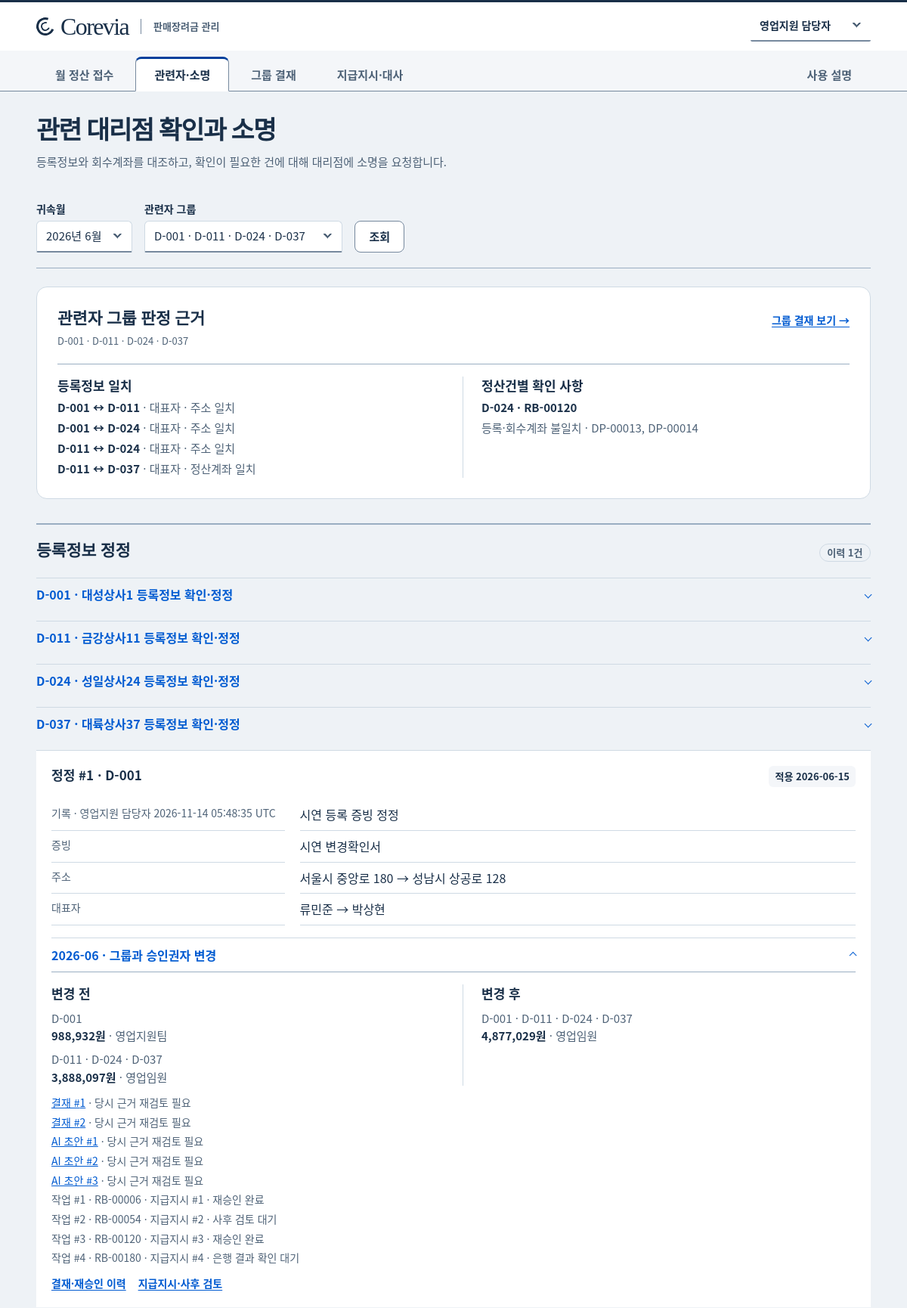
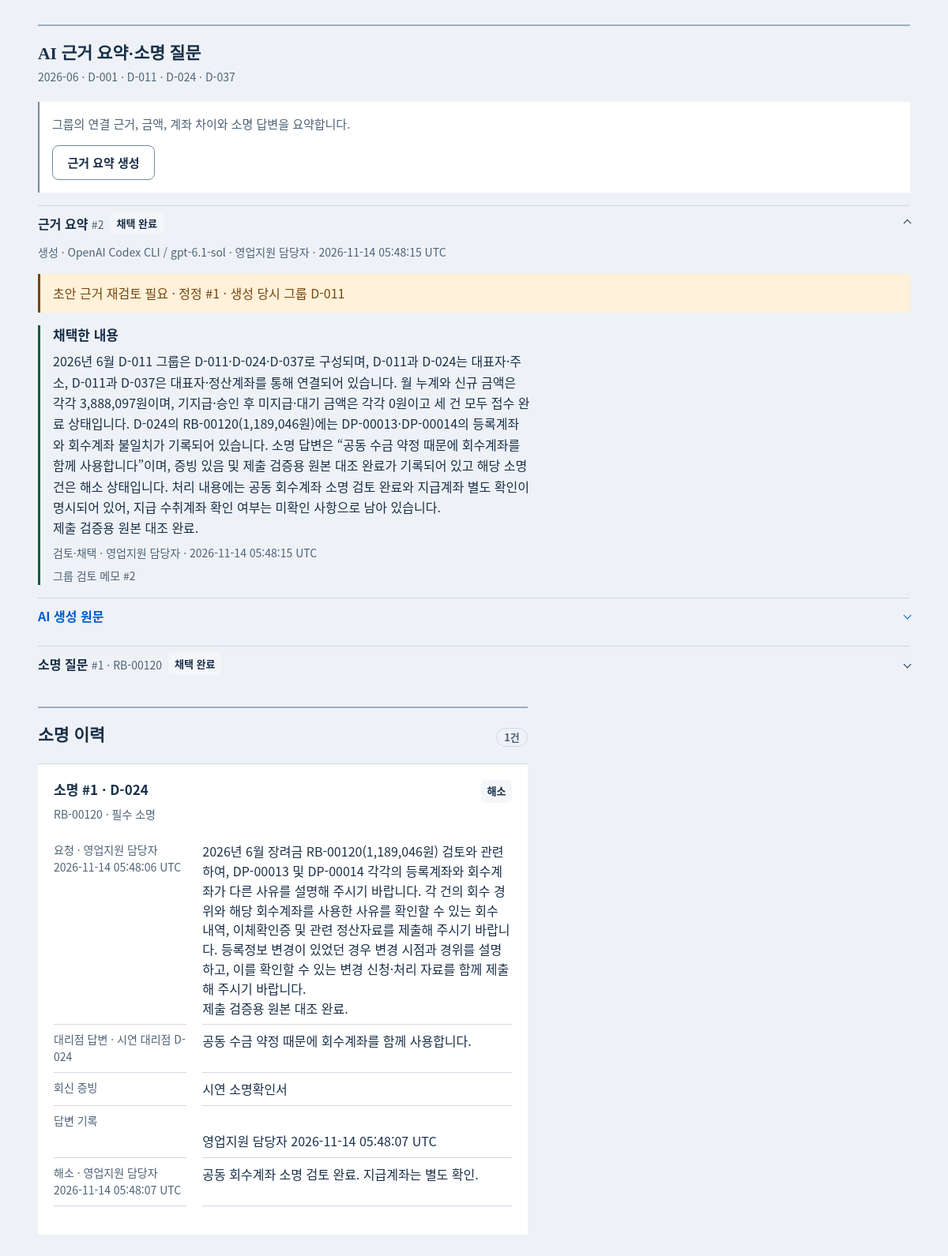
The app's page /cases with its own data (2 pictures, top to bottom).
### tables this page shows
CREATE TABLE agencies (
    agency_id TEXT PRIMARY KEY, agency_name TEXT NOT NULL,
    representative_name TEXT NOT NULL, business_reg_no TEXT NOT NULL,
    address TEXT NOT NULL, bank_account_no TEXT NOT NULL,
    rebate_eligible INTEGER NOT NULL CHECK (rebate_eligible IN (0, 1)),
    registered_date TEXT NOT NULL
);

CREATE TABLE rebates (
    rebate_id TEXT PRIMARY KEY, agency_id TEXT NOT NULL, period_ym TEXT NOT NULL,
    sales_performance_krw INTEGER NOT NULL, rebate_amount_krw INTEGER NOT NULL,
    approval_status TEXT NOT NULL, approver TEXT NOT NULL, payment_date TEXT NOT NULL,
    intake_at TEXT
);

CREATE TABLE agency_corrections (
    correction_id INTEGER PRIMARY KEY,
    agency_id TEXT NOT NULL REFERENCES agencies,
    effective_date TEXT NOT NULL,
    before_json TEXT NOT NULL, after_json TEXT NOT NULL,
    reason TEXT NOT NULL, evidence TEXT NOT NULL, created_by TEXT NOT NULL,
    created_at TEXT NOT NULL DEFAULT (strftime('%Y-%m-%dT%H:%M:%fZ','now'))
);

CREATE TABLE correction_impacts (
    correction_id INTEGER NOT NULL REFERENCES agency_corrections, period_ym TEXT NOT NULL,
    before_json TEXT NOT NULL, after_json TEXT NOT NULL, changed_json TEXT NOT NULL,
    PRIMARY KEY(correction_id,period_ym)
);

CREATE TABLE approvals (
    approval_id INTEGER PRIMARY KEY, period_ym TEXT NOT NULL, group_id TEXT NOT NULL,
    version INTEGER NOT NULL, previous_id INTEGER REFERENCES approvals,
    status TEXT NOT NULL, authority TEXT NOT NULL, monthly_total INTEGER NOT NULL,
    new_amount INTEGER NOT NULL, snapshot TEXT NOT NULL, decision_snapshot TEXT,
    note TEXT NOT NULL, submitted_by TEXT NOT NULL, submitted_at TEXT NOT NULL DEFAULT CURRENT_TIMESTAMP,
    decided_by TEXT, decided_role TEXT, decided_at TEXT, reason TEXT,
    UNIQUE(period_ym,group_id,version)
);

CREATE TABLE correction_flags (
    correction_id INTEGER NOT NULL REFERENCES agency_corrections,
    target_kind TEXT NOT NULL CHECK(target_kind IN ('approval','draft')),
    target_id INTEGER NOT NULL, period_ym TEXT NOT NULL,
    PRIMARY KEY(correction_id,target_kind,target_id)
);

CREATE TABLE correction_tasks (
    task_id INTEGER PRIMARY KEY, correction_id INTEGER NOT NULL REFERENCES agency_corrections,
    period_ym TEXT NOT NULL, group_id TEXT NOT NULL, rebate_id TEXT NOT NULL REFERENCES rebates,
    instruction_id INTEGER REFERENCES payment_instructions, attempt_id TEXT REFERENCES mock_payment_attempts,
    kind TEXT NOT NULL
        CHECK(kind IN ('reapproval','bank_check','post_review')),
    status TEXT NOT NULL DEFAULT 'open' CHECK(status IN ('open','done')),
    created_at TEXT NOT NULL DEFAULT (strftime('%Y-%m-%dT%H:%M:%fZ','now')),
    resolved_by TEXT, resolved_at TEXT, resolution TEXT, reapproval_id INTEGER REFERENCES approvals
);

CREATE TABLE ai_drafts (
    draft_id INTEGER PRIMARY KEY,
    period_ym TEXT NOT NULL, group_id TEXT NOT NULL,
    kind TEXT NOT NULL CHECK(kind IN ('summary','question','proposal')),
    rebate_id TEXT REFERENCES rebates, previous_id INTEGER REFERENCES approvals,
    evidence_json TEXT NOT NULL, original_text TEXT NOT NULL,
    provider TEXT NOT NULL, model TEXT NOT NULL, request_id TEXT,
    created_by TEXT NOT NULL, created_at TEXT NOT NULL DEFAULT CURRENT_TIMESTAMP,
    adopted_text TEXT, adopted_by TEXT, adopted_at TEXT,
    case_id INTEGER UNIQUE REFERENCES explanations, approval_id INTEGER UNIQUE REFERENCES approvals
);

CREATE TABLE explanations (
    case_id INTEGER PRIMARY KEY, rebate_id TEXT NOT NULL REFERENCES rebates,
    group_id TEXT NOT NULL, question TEXT NOT NULL, required INTEGER NOT NULL CHECK (required IN (0,1)),
    due_date TEXT NOT NULL, status TEXT NOT NULL DEFAULT '요청',
    requested_by TEXT NOT NULL, requested_at TEXT NOT NULL DEFAULT CURRENT_TIMESTAMP,
    respondent TEXT, answer TEXT, evidence TEXT, replied_by TEXT, replied_at TEXT,
    resolution TEXT, resolved_by TEXT, resolved_at TEXT
);

### app.py (the view)
    @app.get("/cases")
    def cases():
        return page("cases", request.args.get("month"), request.args.get("group"))

### templates/cases.html (shortened to what this page needs)
{% extends "work_base.html" %}
{% set section = 'cases' %}
{% set title = '관련자·소명' %}
{% from 'work_forms.html' import money, selector, fields, feedback_box, role_label, time with context %}
{% block body %}
<section class="intro" aria-labelledby="page-title">
  <hgroup>
    <h1 id="page-title">관련 대리점 확인과 소명</h1>
    <p>등록정보와 회수계좌를 대조하고, 확인이 필요한 건에 대해 대리점에 소명을 요청합니다.</p>
  </hgroup>
</section>
{{ selector(section) }}
{% set team = actor.role in ('staff','lead') %}
{% set chosen = overview.groups|selectattr('group_id','equalto',selected_group)|first if overview else none %}
{% if chosen %}
{% set lines = overview.rows|selectattr('group_id','equalto',selected_group)|list %}
{% set recheck_ids = correction_tasks|selectattr('kind','equalto','reapproval')|selectattr('status','equalto','open')|map(attribute='rebate_id')|list %}
{% set requestable = (lines|selectattr('intake_at')|rejectattr('bucket','in',('paid_amount','approved_amount'))|list) + (lines|selectattr('rebate_id','in',recheck_ids)|list) %}
{% set group_cases = cases|selectattr('agency_id','in',chosen.members)|list %}
<section class="work-card group-evidence">
  <div class="work-heading"><div><h2>관련자 그룹 판정 근거</h2><p class="identifiers">{{ chosen.members|join(' · ') }}</p></div>
    <a class="work-link" href="{{ url_for('approvals', month=month, group=selected_group) }}">그룹 결재 보기 →</a></div>
  <div class="group-meta">
    <div><h3>등록정보 일치</h3>
      {% for edge in chosen.edges %}<p><b>{{ edge.left }} ↔ {{ edge.right }}</b> · {{ edge['keys']|join(' · ') }} 일치</p>
      {% else %}<p>일치 기준을 충족하는 다른 대리점이 없는 단독 그룹입니다.</p>{% endfor %}
    </div>
    <div><h3>정산건별 확인 사항</h3>
      {% for line in lines if line.notes %}<p><b>{{ line.agency_id }} · {{ line.rebate_id }}</b></p>
        {% for note in line.notes %}<p>{{ note }}</p>{% endfor %}
      {% else %}<p>원본 대조에서 표시된 확인 사항이 없습니다.</p>{% endfor %}
    </div>
  </div>
</section>
{% include 'correction_history.html' %}
{% include 'ai_drafts.html' %}
<div class="work-grid">
  <section class="work-card">
    <div class="work-heading"><h2>소명 이력</h2><span class="count">{{ group_cases|length }}건</span></div>
    {% for case in group_cases %}
    <article class="history-item" id="case-{{ case.case_id }}">
      <div class="item-heading"><h3>소명 #{{ case.case_id }} · {{ case.agency_id }}</h3><span class="status-tag">{{ case.status }}</span></div>
      <p class="item-meta">{{ case.rebate_id }} · {{ '필수 소명' if case.required else '일반 소명' }}{% if case.due_date %} · 회신 기한 {{ case.due_date }}{% endif %}</p>
      <dl class="log">
        <dt>요청 · {{ role_label(case.requested_by) }} {{ time(case.requested_at) }}</dt><dd>{{ case.question }}</dd>
        {% if case.answer %}<dt>대리점 답변 · {{ case.respondent }}</dt><dd>{{ case.answer }}</dd>
          {% if case.evidence %}<dt>회신 증빙</dt><dd>{{ case.evidence }}</dd>{% endif %}
          <dt>답변 기록</dt><dd>{{ role_label(case.replied_by) }} {{ time(case.replied_at) }}</dd>
        {% endif %}
        {% if case.resolution %}<dt>해소 · {{ role_label(case.resolved_by) }} {{ time(case.resolved_at) }}</dt><dd>{{ case.resolution }}</dd>{% endif %}
      </dl>
    </article>
    {% else %}<p class="empty-copy">이 그룹에 기록된 소명 요청이 없습니다.</p>{% endfor %}
  </section>
</div>
{% else %}<p class="empty-copy">선택한 월에 조회할 그룹이 없습니다.</p>{% endif %}
{% endblock %}

### templates/work_forms.html (shortened to what this page needs)
{% macro money(value) -%}{{ '{:,}'.format(value) }}{%- endmacro %}
{% macro period(value) -%}{{ value[:4] }}년 {{ value[5:]|int }}월{%- endmacro %}
{% macro selector(endpoint, all_groups=false) -%}
<form method="get" action="{{ url_for(endpoint) }}" class="work-selector">
  <label>귀속월<select name="month">
    {% for item in months|reverse %}<option value="{{ item }}"{% if item == month %} selected{% endif %}>{{ period(item) }}</option>{% endfor %}
  </select></label>
  <label>관련자 그룹<select name="group">
    {% if overview %}{% for g in overview.groups %}
      <option value="{{ g.group_id }}"{% if g.group_id == selected_group %} selected{% endif %}>{{ g.members|join(' · ') }}{% if g.members|length == 1 and names %} · {{ names[0].agency_name }}{% endif %}</option>
    {% endfor %}{% endif %}
  </select></label>
  <button type="submit" class="secondary">조회</button>
</form>
{%- endmacro %}
{% macro role_label(user_id) -%}
  {% set person = users|selectattr('user_id','equalto',user_id)|first %}
  {{ person.label if person else (user_id or '—') }}
{%- endmacro %}
{% macro time(value) -%}
  {% if value %}<time datetime="{{ value }}">{{ value[:19]|replace('T',' ') }} UTC</time>{% endif %}
{%- endmacro %}

### templates/correction_history.html (shortened to what this page needs)
{% set key_names = {'representative_name':'대표자', 'address':'주소', 'bank_account_no':'등록계좌'} %}
<section class="work-card" id="corrections" aria-labelledby="correction-heading">
  <div class="work-heading"><h2 id="correction-heading">등록정보 정정</h2><span class="count">이력 {{ correction_history|length }}건</span></div>
  {% for agency in master_members %}
  <details class="record-detail">
    <summary>{{ agency.agency_id }} · {{ agency.agency_name }} 등록정보{% if team %} 확인·정정{% endif %} <i class="chevron"></i></summary>
  </details>
  {% endfor %}
  {% for record in correction_history %}
  <article class="history-item" id="correction-{{ record.correction_id }}">
    <div class="item-heading"><h3>정정 #{{ record.correction_id }} · {{ record.agency_id }}</h3><span class="status-tag">적용 {{ record.effective_date }}</span></div>
    <dl class="log"><dt>기록 · {{ role_label(record.created_by) }} {{ time(record.created_at) }}</dt><dd>{{ record.reason }}</dd>
      {% if record.evidence %}<dt>증빙</dt><dd>{{ record.evidence }}</dd>{% endif %}
      {% for key, value in record.after_values.items() %}<dt>{{ key_names[key] }}</dt><dd>{{ record.before_values[key] }} → {{ value }}</dd>{% endfor %}
    </dl>
    {% for impact in record.impacts %}
    <details class="record-detail"{% if impact.period_ym == month %} open{% endif %}>
      <summary>{{ impact.period_ym }} · 그룹과 승인권자 변경 <i class="chevron"></i></summary>
      <div class="group-meta">
        {% for label, groups in [('변경 전',impact.before),('변경 후',impact.after)] %}
        <div><h3>{{ label }}</h3>{% for g in groups %}
          <p>{{ g.members|join(' · ') }}<br><b>{{ money(g.total) }}원</b> · {{ g.authority }}</p>
        {% endfor %}</div>{% endfor %}
      </div>
    </details>{% else %}<p class="item-meta">현재 적재된 정산월에 반영된 변경이 없습니다.</p>{% endfor %}
    {% for flag in record.flags if flag.period_ym == month %}
      <p class="item-meta">{% if flag.target_kind == 'approval' %}<a href="{{ url_for('approvals',month=month,group=flag.group_id,_anchor='approval-' ~ flag.target_id) }}">결재 #{{ flag.target_id }}</a>{% else %}<a href="{{ url_for('approvals' if flag.draft_kind == 'proposal' else 'cases',month=month,group=flag.group_id,_anchor='draft-' ~ flag.target_id) }}">AI 초안 #{{ flag.target_id }}</a>{% endif %} · 당시 근거 재검토 필요</p>
    {% endfor %}
    {% for task in record.tasks if task.period_ym == month %}
      <p class="item-meta">작업 #{{ task.task_id }} · {{ task.rebate_id }}{% if task.instruction_id %} · 지급지시 #{{ task.instruction_id }}{% endif %} · {{ {'reapproval':'재승인','bank_check':'은행 결과 확인','post_review':'사후 검토'}[task.kind] }} {{ '완료' if task.status == 'done' else '대기' }}</p>
    {% endfor %}
    <div class="work-links"><a href="{{ url_for('approvals',month=month,group=selected_group) }}">결재·재승인 이력</a>
      <a href="{{ url_for('payments',month=month,group=selected_group) }}">지급지시·사후 검토</a></div>
  </article>{% endfor %}
</section>

### templates/ai_drafts.html (shortened to what this page needs)
{% from 'work_forms.html' import fields, role_label, time with context %}
{% set names = {'summary':'근거 요약', 'question':'소명 질문', 'proposal':'결재안 초안'} %}
{% set kinds = ('summary', 'question') if section == 'cases' else ('proposal',) %}
{% set drafts = ai_drafts|default([])|selectattr('kind','in',kinds)|list %}
<section class="work-card draft-panel" id="ai-drafts" aria-labelledby="draft-heading">
  <div class="work-heading">
    <div><h2 id="draft-heading">{{ 'AI 근거 요약·소명 질문' if section == 'cases' else 'AI 결재안 초안' }}</h2>
      <p class="draft-context">{{ month }} · {{ chosen.members|join(' · ') }}</p>
    </div>
  </div>
  {% if team %}
    <div class="draft-generate">
      {% if section == 'cases' %}
      <form class="form-stack" method="post" action="/cases/ai/generate" data-generates-draft>
        <p>그룹의 연결 근거, 금액, 계좌 차이와 소명 답변을 요약합니다.</p>
        <button class="secondary">근거 요약 생성</button>
      </form>
      {% endif %}
    </div>
  {% endif %}
  {% for draft in drafts %}
  {% set returned = draft_input is defined and draft_input and draft_input.draft_id == draft.draft_id %}
  <details class="draft-entry" id="draft-{{ draft.draft_id }}"{% if loop.first or returned %} open{% endif %}>
    <summary>
      <span><strong>{{ names[draft.kind] }}</strong> <small>#{{ draft.draft_id }}{% if draft.rebate_id %} · {{ draft.rebate_id }}{% endif %}</small></span>
      <span class="status-tag">{{ '채택 완료' if draft.adopted_at else '검토 대기' }}</span>
      <i class="chevron"></i>
    </summary>
    <div class="draft-body">
      <p class="item-meta">생성 · {{ draft.provider }} / {{ draft.model }} · {{ role_label(draft.created_by) }} · {{ time(draft.created_at) }}</p>
      {% if draft.review_required %}<p class="attention">초안 근거 재검토 필요 · 정정 #{{ draft.correction_ids|join(', #') }} · 생성 당시 그룹 {{ draft.group_id }}</p>{% endif %}
      {% if draft.adopted_at %}
      <div class="draft-adopted">
        <h3>채택한 내용</h3>
        <p class="draft-text">{{ draft.adopted_text }}</p>
        <p class="item-meta">검토·채택 · {{ role_label(draft.adopted_by) }} · {{ time(draft.adopted_at) }}</p>
        {% if draft.case_id %}<a class="work-link" href="#case-{{ draft.case_id }}">소명 #{{ draft.case_id }} 보기</a>
        {% elif draft.approval_id %}<a class="work-link" href="#approval-{{ draft.approval_id }}">결재 #{{ draft.approval_id }} 보기</a>
        {% else %}<span class="item-meta">그룹 검토 메모 #{{ draft.draft_id }}</span>{% endif %}
      </div>
      {% endif %}
      <details class="record-detail"{% if not team and not draft.adopted_at %} open{% endif %}>
        <summary>AI 생성 원문 <i class="chevron"></i></summary>
      </details>
    </div>
  </details>
  {% else %}<p class="empty-copy">이 그룹에 저장된 AI 초안이 없습니다.</p>{% endfor %}
</section>

### records on screen
agencies: left "D-001" "D-001", agency_id "D-001", agency_name "대성상사1"
agencies: right "D-011", left "D-011" "D-011", agency_id "D-011", agency_name "금강상사11"
agencies: right "D-024" "D-024", agency_id "D-024", agency_name "성일상사24"
agencies: right "D-037", agency_id "D-037", agency_name "대륙상사37"
rebates: agency_id "D-024", rebate_id "RB-00120", agency_id "D-024"
agency_corrections: correction_id "1", agency_id "D-001", effective_date "2026-06-15", label "영업지원 담당자", created_at "2026-11-14 05:48:35", reason "시연 등록 증빙 정정", evidence "시연 변경확인서", key_names "주소" "대표자", before_values "서울시 중앙로 180" "류민준", after_values "성남시 상공로 128" "박상현"
correction_impacts: period_ym "2026-06", label "변경 전" "변경 후"
approvals: members "D-001", value "988,932", authority "영업지원팀"
approvals: members "D-011 · D-024 · D-037", value "3,888,097", authority "영업임원", members "D-001 · D-011 · D-024 · D-037", value "4,877,029"
correction_flags: target_id "1"
correction_flags: target_id "2"
correction_flags: target_id "1"
correction_flags: target_id "2"
correction_flags: target_id "3"
correction_tasks: task_id "1", rebate_id "RB-00006", instruction_id "1", kind "재승인", status "완료"
correction_tasks: task_id "2", rebate_id "RB-00054", instruction_id "2", kind "사후 검토", status "대기"
correction_tasks: task_id "3", rebate_id "RB-00120", instruction_id "3", kind "재승인", status "완료"
correction_tasks: task_id "4", rebate_id "RB-00180", instruction_id "4", kind "은행 결과 확인", status "대기"
ai_drafts: kind "근거 요약", draft_id "2", adopted_at "채택 완료", provider "OpenAI Codex CLI", model "gpt-6.1-sol", label "영업지원 담당자 영업지원 담당자", created_at "2026-11-14 05:48:15 2026-11-14 05:48:15", correction_ids "1", group_id "D-011", adopted_text "2026년 6월 D-011 그룹은 D-011·D-024·D-037로 구성되며, D-011과 D-024는 대표자·주소, D-011과 D-037은 대표자·정산계좌를 통해 연결되어 있습니다. 월 누계와 신규 금액은 각각 3,888,097원이며, 기지급·승인 후 미지급·대기 금액은 각각 0원이고 세 건 모두 접수 완료 상태입니다. D-024의 RB-00120(1,189,046원)에는 DP-00013·DP-00014의 등록계좌와 회수계좌 불일치가 기록되어 있습니다. 소명 답변은 “공동 수금 약정 때문에 회수계좌를 함께 사용합니다”이며, 증빙 있음 및 제출 검증용 원본 대조 완료가 기록되어 있고 해당 소명 건은 해소 상태입니다. 처리 내용에는 공동 회수계좌 소명 검토 완료와 지급계좌 별도 확인이 명시되어 있어, 지급 수취계좌 확인 여부는 미확인 사항으로 남아 있습니다. 제출 검증용 원본 대조 완료."
ai_drafts: kind "소명 질문", draft_id "1", rebate_id "RB-00120", adopted_at "채택 완료"
explanations: status "해소", rebate_id "RB-00120", requested_at "2026-11-14 05:48:06 2026-11-14 05:48:07 2026-11-14 05:48:07", question "2026년 6월 장려금 RB-00120(1,189,046원) 검토와 관련하여, DP-00013 및 DP-00014 각각의 등록계좌와 회수계좌가 다른 사유를 설명해 주시기 바랍니다. 각 건의 회수 경위와 해당 회수계좌를 사용한 사유를 확인할 수 있는 회수 내역, 이체확인증 및 관련 정산자료를 제출해 주시기 바랍니다. 등록정보 변경이 있었던 경우 변경 시점과 경위를 설명하고, 이를 확인할 수 있는 변경 신청·처리 자료를 함께 제출해 주시기 바랍니다. 제출 검증용 원본 대조 완료.", respondent "시연 대리점 D-024", answer "공동 수금 약정 때문에 회수계좌를 함께 사용합니다.", evidence "시연 소명확인서", resolution "공동 회수계좌 소명 검토 완료. 지급계좌는 별도 확인."

### other values on screen
{{ label }} "월 정산 접수" "관련자·소명" "그룹 결재" "지급지시·대사"
{{ chosen.members|join(' · ') }} "D-001 · D-011 · D-024 · D-037"
{{ edge['keys']|join(' · ') }} "대표자 · 주소" "대표자 · 주소" "대표자 · 주소" "대표자 · 정산계좌"
{{ note }} "등록·회수계좌 불일치 · DP-00013, DP-00014"
{{ correction_history|length }} "1"
{{ 'AI 근거 요약·소명 질문' if section == 'cases' else 'AI 결재안 초안' }} "AI 근거 요약·소명 질문"
{{ month }} "2026-06"
{{ group_cases|length }} "1"
{{ case.case_id }} "1"
{{ '필수 소명' if case.required else '일반 소명' }} "필수 소명"
{{ person.label if person else (user_id or '—') }} "영업지원 담당자 영업지원 담당자 영업지원 담당자"
form field user_id "영업지원 담당자"
form field month "2026년 6월"
form field group "D-001 · D-011 · D-024 · D-037"
